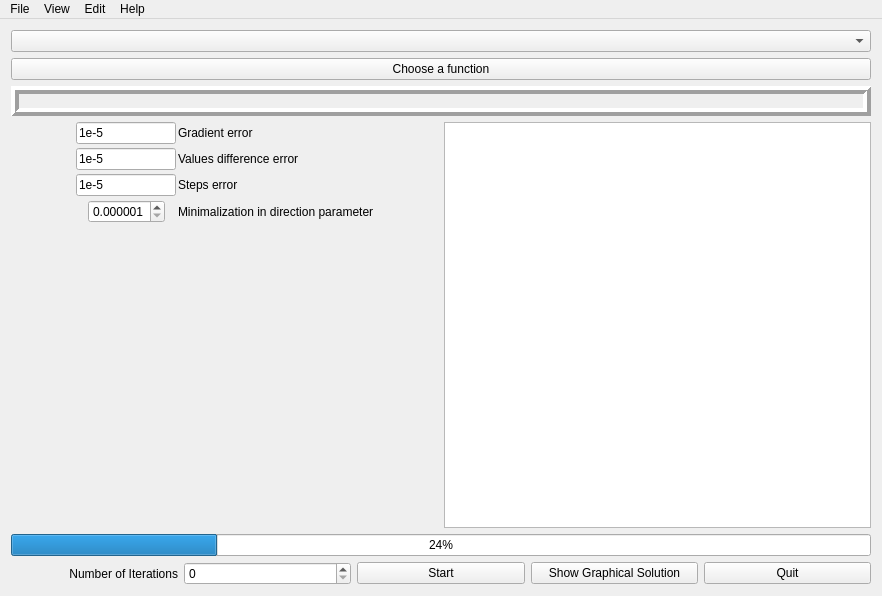
<?xml version="1.0" encoding="UTF-8"?>
<ui version="4.0">
 <class>MainWindow</class>
 <widget class="QMainWindow" name="MainWindow">
  <property name="geometry">
   <rect>
    <x>0</x>
    <y>0</y>
    <width>882</width>
    <height>596</height>
   </rect>
  </property>
  <property name="windowTitle">
   <string>MainWindow</string>
  </property>
  <widget class="QWidget" name="centralWidget">
   <layout class="QVBoxLayout" name="verticalLayout_3">
    <item>
     <widget class="QComboBox" name="comboBox_methods"/>
    </item>
    <item>
     <widget class="QPushButton" name="pushButton_chooseFunction">
      <property name="text">
       <string>Choose a function</string>
      </property>
     </widget>
    </item>
    <item>
     <widget class="QLabel" name="label_chosenFunction">
      <property name="frameShape">
       <enum>QFrame::Box</enum>
      </property>
      <property name="frameShadow">
       <enum>QFrame::Raised</enum>
      </property>
      <property name="lineWidth">
       <number>4</number>
      </property>
      <property name="text">
       <string/>
      </property>
      <property name="alignment">
       <set>Qt::AlignCenter</set>
      </property>
      <property name="textInteractionFlags">
       <set>Qt::LinksAccessibleByMouse|Qt::TextSelectableByKeyboard|Qt::TextSelectableByMouse</set>
      </property>
     </widget>
    </item>
    <item>
     <layout class="QHBoxLayout" name="horizontalLayout_5"/>
    </item>
    <item>
     <layout class="QHBoxLayout" name="horizontalLayout_3">
      <item>
       <layout class="QFormLayout" name="formLayout">
        <property name="sizeConstraint">
         <enum>QLayout::SetNoConstraint</enum>
        </property>
        <property name="fieldGrowthPolicy">
         <enum>QFormLayout::FieldsStayAtSizeHint</enum>
        </property>
        <property name="rowWrapPolicy">
         <enum>QFormLayout::DontWrapRows</enum>
        </property>
        <property name="labelAlignment">
         <set>Qt::AlignCenter</set>
        </property>
        <property name="formAlignment">
         <set>Qt::AlignHCenter|Qt::AlignTop</set>
        </property>
        <property name="horizontalSpacing">
         <number>2</number>
        </property>
        <property name="verticalSpacing">
         <number>4</number>
        </property>
        <item row="0" column="0">
         <widget class="QLineEdit" name="lineEdit_ValueError">
          <property name="maximumSize">
           <size>
            <width>100</width>
            <height>16777215</height>
           </size>
          </property>
          <property name="text">
           <string>1e-5</string>
          </property>
         </widget>
        </item>
        <item row="0" column="1">
         <widget class="QLabel" name="label_gradientError">
          <property name="text">
           <string>Gradient error</string>
          </property>
         </widget>
        </item>
        <item row="1" column="0">
         <widget class="QLineEdit" name="lineEdit_gradientError">
          <property name="maximumSize">
           <size>
            <width>100</width>
            <height>16777215</height>
           </size>
          </property>
          <property name="toolTip">
           <string>&lt;html&gt;&lt;head/&gt;&lt;body&gt;&lt;p&gt;Gradient error&lt;/p&gt;&lt;/body&gt;&lt;/html&gt;</string>
          </property>
          <property name="text">
           <string>1e-5</string>
          </property>
         </widget>
        </item>
        <item row="1" column="1">
         <widget class="QLabel" name="label_valDiffError">
          <property name="text">
           <string>Values difference error</string>
          </property>
         </widget>
        </item>
        <item row="2" column="0">
         <widget class="QLineEdit" name="lineEdit_StepError">
          <property name="maximumSize">
           <size>
            <width>100</width>
            <height>16777215</height>
           </size>
          </property>
          <property name="text">
           <string>1e-5</string>
          </property>
         </widget>
        </item>
        <item row="2" column="1">
         <widget class="QLabel" name="label_stepsError">
          <property name="text">
           <string>Steps error</string>
          </property>
         </widget>
        </item>
        <item row="3" column="0">
         <widget class="QDoubleSpinBox" name="doubleSpinBox_armijo">
          <property name="sizePolicy">
           <sizepolicy hsizetype="Expanding" vsizetype="Fixed">
            <horstretch>0</horstretch>
            <verstretch>0</verstretch>
           </sizepolicy>
          </property>
          <property name="maximumSize">
           <size>
            <width>100</width>
            <height>16777215</height>
           </size>
          </property>
          <property name="decimals">
           <number>6</number>
          </property>
          <property name="minimum">
           <double>0.000001000000000</double>
          </property>
          <property name="maximum">
           <double>0.900000000000000</double>
          </property>
          <property name="singleStep">
           <double>0.000001000000000</double>
          </property>
          <property name="value">
           <double>0.000001000000000</double>
          </property>
         </widget>
        </item>
        <item row="3" column="1">
         <widget class="QLabel" name="label_armijoError">
          <property name="text">
           <string>Minimalization in direction parameter</string>
          </property>
         </widget>
        </item>
       </layout>
      </item>
      <item>
       <widget class="QTextBrowser" name="textBrowser"/>
      </item>
     </layout>
    </item>
    <item>
     <widget class="QProgressBar" name="progressBar_computing">
      <property name="value">
       <number>24</number>
      </property>
     </widget>
    </item>
    <item>
     <layout class="QHBoxLayout" name="horizontalLayout">
      <item>
       <layout class="QHBoxLayout" name="horizontalLayout_2">
        <item>
         <layout class="QHBoxLayout" name="horizontalLayout_4">
          <item>
           <widget class="QLabel" name="label_numberOfIterations">
            <property name="text">
             <string>Number of Iterations</string>
            </property>
            <property name="alignment">
             <set>Qt::AlignRight|Qt::AlignTrailing|Qt::AlignVCenter</set>
            </property>
           </widget>
          </item>
         </layout>
        </item>
        <item>
         <widget class="QSpinBox" name="spinBox_iterations">
          <property name="maximum">
           <number>99999</number>
          </property>
         </widget>
        </item>
        <item>
         <widget class="QPushButton" name="pushButton_start">
          <property name="text">
           <string>Start</string>
          </property>
         </widget>
        </item>
        <item>
         <widget class="QPushButton" name="pushButton_show">
          <property name="enabled">
           <bool>true</bool>
          </property>
          <property name="text">
           <string>Show Graphical Solution</string>
          </property>
         </widget>
        </item>
        <item>
         <widget class="QPushButton" name="pushButton_quit">
          <property name="text">
           <string>Quit</string>
          </property>
         </widget>
        </item>
       </layout>
      </item>
     </layout>
    </item>
   </layout>
  </widget>
  <widget class="QMenuBar" name="menuBar">
   <property name="geometry">
    <rect>
     <x>0</x>
     <y>0</y>
     <width>882</width>
     <height>22</height>
    </rect>
   </property>
   <widget class="QMenu" name="menu_File">
    <property name="title">
     <string>File</string>
    </property>
    <addaction name="actionactionExit"/>
   </widget>
   <widget class="QMenu" name="menu_View">
    <property name="title">
     <string>View</string>
    </property>
   </widget>
   <widget class="QMenu" name="menu_Edit">
    <property name="title">
     <string>Edit</string>
    </property>
   </widget>
   <widget class="QMenu" name="menu_Help">
    <property name="title">
     <string>Help</string>
    </property>
   </widget>
   <addaction name="menu_File"/>
   <addaction name="menu_View"/>
   <addaction name="menu_Edit"/>
   <addaction name="menu_Help"/>
  </widget>
  <action name="actionactionExit">
   <property name="text">
    <string>Exit</string>
   </property>
  </action>
 </widget>
 <layoutdefault spacing="6" margin="11"/>
 <resources/>
 <connections>
  <connection>
   <sender>pushButton_quit</sender>
   <signal>clicked()</signal>
   <receiver>MainWindow</receiver>
   <slot>close()</slot>
   <hints>
    <hint type="sourcelabel">
     <x>765</x>
     <y>571</y>
    </hint>
    <hint type="destinationlabel">
     <x>440</x>
     <y>297</y>
    </hint>
   </hints>
  </connection>
 </connections>
</ui>
